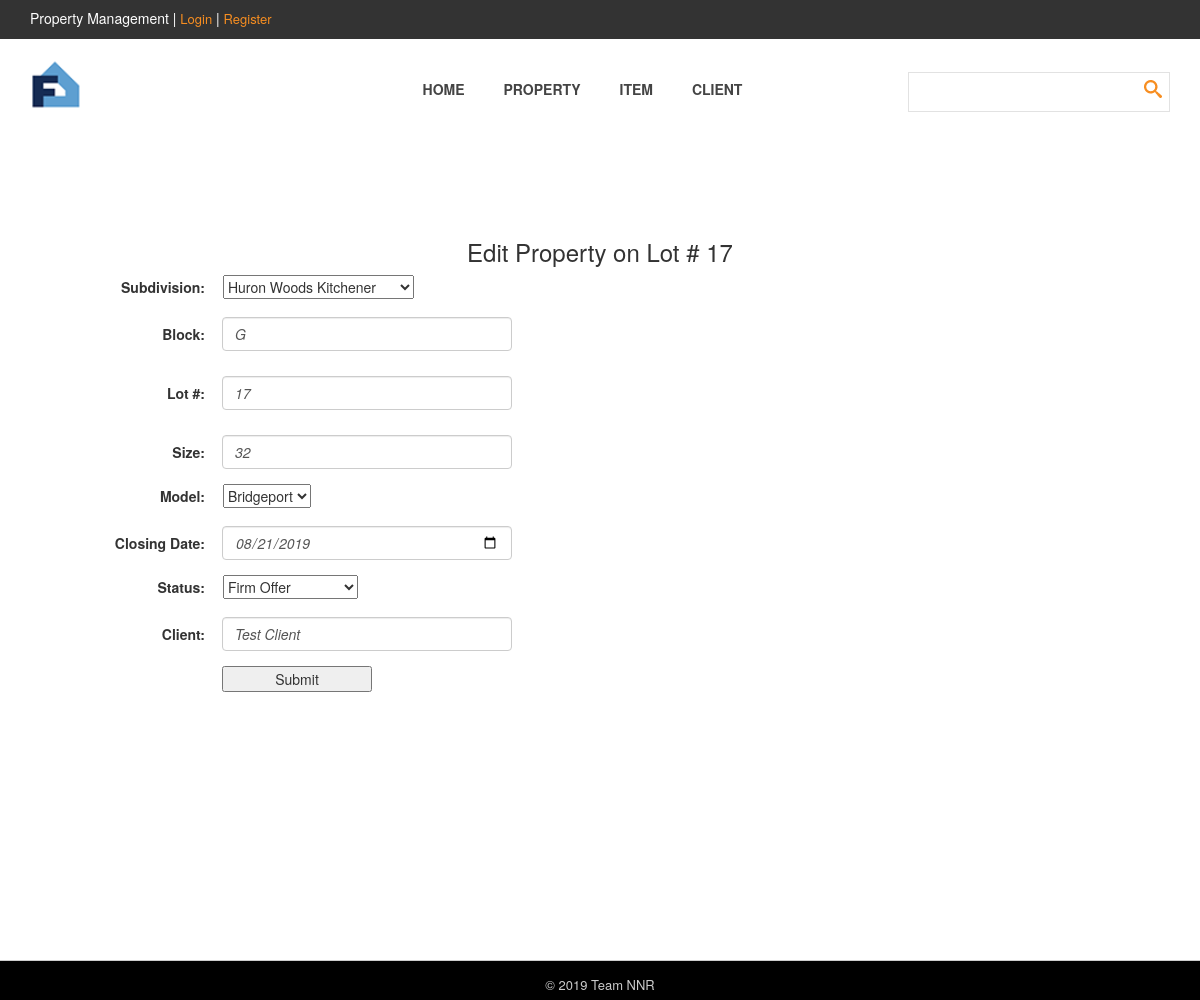
The page /edit_property_page.php?id=2 on the database its author committed.
### tables this page shows
CREATE TABLE `property` (
  `propertyId` int(11) NOT NULL,
  `status` varchar(20) NOT NULL,
  `lotNum` varchar(20) NOT NULL,
  `lotSize` varchar(50) NOT NULL,
  `closingDate` date NOT NULL,
  `lotModel` varchar(100) NOT NULL,
  `sub` varchar(100) NOT NULL,
  `block` varchar(20) NOT NULL,
  `clientId` int(11) DEFAULT NULL
);

CREATE TABLE `client` (
  `clientId` int(11) NOT NULL,
  `clientName` varchar(100) NOT NULL,
  `clientAddress1` varchar(200) NOT NULL,
  `clientAddress2` varchar(200) NOT NULL,
  `clientCity` varchar(50) NOT NULL,
  `clientProv` varchar(50) NOT NULL,
  `clientPostal` varchar(50) NOT NULL,
  `clientPhone1` varchar(200) NOT NULL,
  `clientPhone2` varchar(200) NOT NULL,
  `clientEmail` varchar(200) NOT NULL,
  `clientDetails` varchar(300) NOT NULL,
  `clientIdentification` mediumblob NOT NULL
);

### main/dbHelper.php (called while the page is built, shortened)
<?php
Class DbHelper{
    private $pdo=null;
    public $sql="init";
    public $putErrorInfo=TRUE;
    public function __construct($dbConfig){
        try{
            $this->pdo = new PDO('mysql:host='.$dbConfig["host"].';dbname='.$dbConfig["dbName"], $dbConfig["user"],$dbConfig["pwd"]);
            $this->pdo->setAttribute(PDO::ATTR_ERRMODE, PDO::ERRMODE_EXCEPTION);
            $this->pdo->exec('set names utf8');
        }
        catch(PDOException $e){
            $this->$msg=$e->getMassage();
        }
    }
    public function querySql($sql){
        try{
            $this->sql=$sql;
            $this->pdo->exec('set names utf8');
            return $this->pdo->query($this->sql);
        }
        catch(PDOException $e){
            $this->msg= $e->getMessage();
            if($this->putErrorInfo){
                echo $this->msg."<br>".$this->sql;
            }
            return false;
        }
    }
}
?>

### main/TCommon.php (called while the page is built, shortened)
<?php
require_once('dbHelper.php');
Class TCommon
{
    static public $dbConfig = array(
        "host" => "localhost",
        "dbName" => "propertymanagement",
        "user" => "root",
        "pwd" => ""
    );
    static public function getOne($sql){
        $db = new DbHelper(TCommon::$dbConfig);
        $item = $db->querySql($sql);
        return $item->fetch();
    }
}
?>

### edit_property_page.php (the view, shortened to what this page needs)
<?php
require_once('head.php');
$id = $_GET["id"];
$sql = "SELECT property.*, client.clientName FROM property LEFT JOIN client ON property.clientId = client.clientId WHERE property.propertyId = '$id'";
$p = TCommon::getOne($sql);
?>
<form class="form-ajax-post"
      data-action="./main/control.php?act=edit_property"
      data-url="list_property_page.php">
    <h3 class="title">Edit Property on Lot # <?php echo $p['lotNum']?></h3>
    <div id="editProperty" class="form-group">
        <label>Subdivision:</label>
        <select id="editPropertySubdivision" name="p_sub">
            <option value="HWK"
                <?php echo $p['sub']=='HWK'?'selected':''?>>Huron Woods Kitchener</option>
        </select>
    </div>
    <div id="editProperty" class="form-group" >
        <label>Block:</label>
        <input name="p_block" type="text" value="<?php echo $p['block']?>" class="form-control"/>
    </div>
    <div id="editProperty" class="form-group">
        <label>Lot #:</label>
        <input name="p_lotnum" type="text" value="<?php echo $p['lotNum']?>" class="form-control"/>
    </div>
    <div id="editProperty" class="form-group">
        <label>Size:</label>
        <input name="p_size" type="text" value="<?php echo $p['lotSize']?>" class="form-control"/>
    </div>
    <div id="editProperty" class="form-group">
        <label>Model:</label>
        <select id="editPropertyModel" name="p_model" option="<?php echo $p['lotModel']?>">
            <option value="Bridgeport"
                <?php echo $p['lotModel']=='Bridgeport'?'selected':''?>>Bridgeport</option>
        </select>
    </div>
    <div id="editProperty" class="form-group">
        <label>Closing Date:</label>
        <input name="p_closingdate" type="Date" value="<?php echo $p['closingDate']?>" class="form-control"/>
    </div>
    <div id="editProperty" class="form-group">
        <label>Status:</label>
        <select id="editPropertyStatus" name="p_status">
            <option value="firm_offer"
                <?php echo $p['status']=='firm_offer'?'selected':''?>>Firm Offer</option>
        </select>
    </div>
    <div id="editProperty" class="form-group">
        <label>Client:</label>
        <input name="p_buyer" type="text" value="<?php echo $p['clientName']?>" class="form-control"/>
    </div>
    <div id="editPropertyButton" class="form-group tT010 ">
        <button class="form-ajax-btn" type="submit">Submit</button>
    </div>
</form>
<?php require_once('foot.php'); ?>

### css/stylesheet.css (style rules this page uses)
*, *:before, *:after { -moz-box-sizing: border-box; -webkit-box-sizing: border-box; box-sizing: border-box; }
input, textarea { padding: 10px; border: 1px solid #e2e2e2; width: 100%; margin-top: 25px; font-size: 13px; font-style: italic; font-weight: 300; color: #aaa; outline: none; }
@media screen and (min-width: 995px) { body { overflow-x: hidden; } }

### css/mystyle.css (style rules this page uses)
.title { text-align: center; margin-top: 100px; }
.form-group { width:100%; margin:5px; }
.form-group label { display: inline-block; width: 200px; margin-right:3px; text-align: right; }
.form-group input { display: inline-block; width: 290px!important; margin: 10px; }
.form-group button { width: 150px!important; margin-right: 3px; text-align: center; margin-left: 208px; }
#newProperty, #editProperty { text-align: left; }
#newPropertyButton, #editPropertyButton { text-align: left; margin-left: 14px; }
#newPropertyStatus, #editPropertyModel, #editPropertyStatus, #editPropertySubdivision { text-align: left; margin-left: 11px; }

### rows shown on the page
property: lotNum "17", p_sub "Huron Woods Kitchener", p_block "G", p_lotnum "17", p_size "32", p_model "Bridgeport", p_closingdate "08/21/2019", p_status "Firm Offer", p_buyer "Test Client"

### other values the page prints
TCommon::$mainAuthor "Team NNR"
